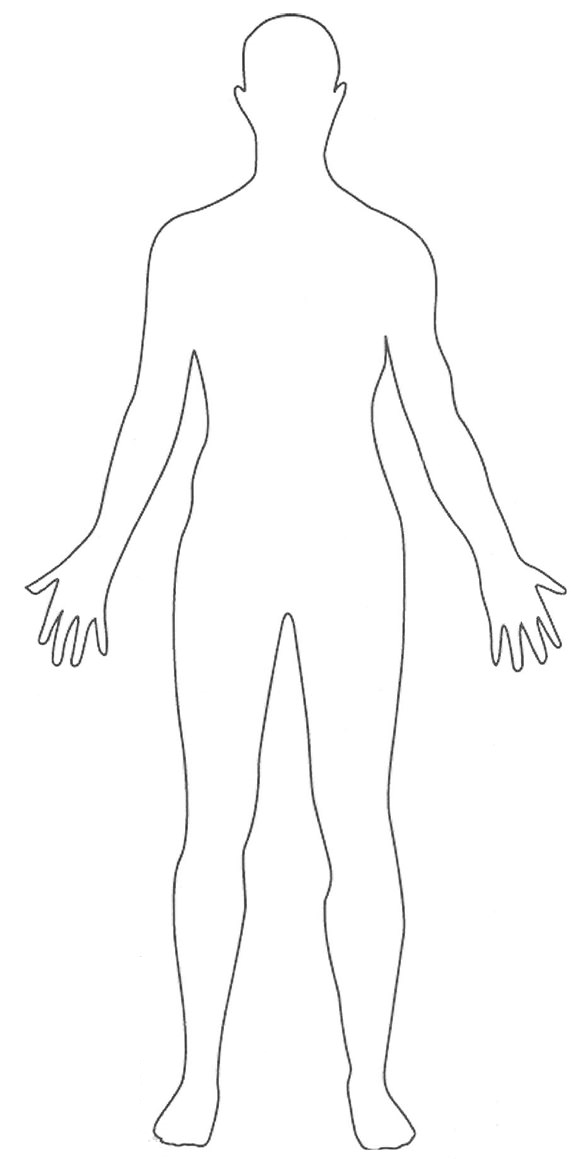
#> input picture Won-Joon/Images/Silhouette.png, 585 x 1170 px, found by its file name
$ jupyter execute --allow-errors 'Optical Flow with Silhouette (Hard-coded coordinates)-Copy1.ipynb'   (Python 2 division)   (text cells are left out)
#> lines starting #> are read from the running program, lines starting #| are printed output that depends on the picture
[cell 1]
import cv2
import numpy as np

[cell 2]
def show_img(img):
    cv2.imshow('img', img)
    cv2.waitKey(0)
    cv2.destroyAllWindows()

[cell 3]
import os
os.getcwd()

[cell 4]
# Read images
img1 = cv2.imread(os.getcwd()+"\\Images\\"+ "Silhouette.png")
#> img1 is the input picture: shape (1170, 585, 3); min 21, max 255, mean 251.3
# img2 = cv2.imread(os.getcwd()+"\\Images\\"+ "Silhouette (480 x 640).png") # not used!


# Frame is 640 x 480, resize img by 1/3
#resize_factor = 1.8
img2gray = cv2.cvtColor(img1, cv2.COLOR_BGR2GRAY)
img2gray = cv2.resize(img2gray, (int(480/1.8), int(640/1.4)))
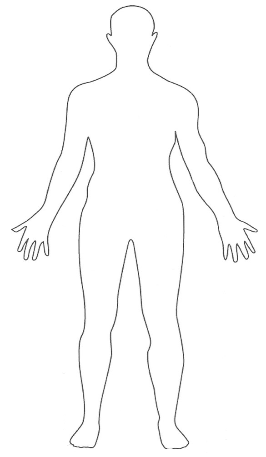
#> img2gray: shape (457, 266); min 44, max 255, mean 251.3


# create mask from silhoutte
ret, mask = cv2.threshold(img2gray, 230, 255, cv2.THRESH_BINARY)
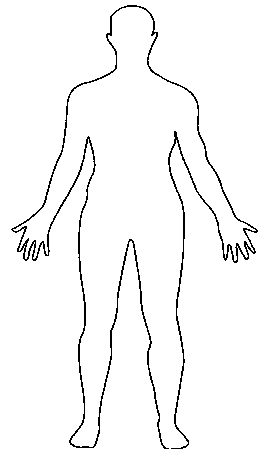
#> mask: shape (457, 266); 96.8% white; black in thin lines or dots
mask_inv = cv2.bitwise_not(mask)
#> mask_inv: shape (457, 266); 3.2% white in thin lines or dots

# show_img(img2gray)
# show_img(mask_inv)

[cell 5]
# Lucas Kanade optical flow parameters
lk_params = dict( winSize  = (15,15),
                  maxLevel = 2,
                  criteria = (cv2.TERM_CRITERIA_EPS | cv2.TERM_CRITERIA_COUNT, 10, 0.03))
# Random colors
color = np.random.randint(0,255,(100,3))

[cell 6]
def make_features_xy(x, x2, y, y2):
    return [ [list(item)] for item in zip(list(range(x, x2)), list(range(y, y2)))]

[cell 7]
test_list = make_features_xy(100, 120, 100, 120)

[cell 8]
test_list

[cell 9]
# Parameters for displaying silhouette
y, x = img2gray.shape
#> y = 457; x = 266
move_y_by = 20
move_x_by = 200

# Take first frame and find corners in it
cap = cv2.VideoCapture(0)

ret, old_frame = cap.read()
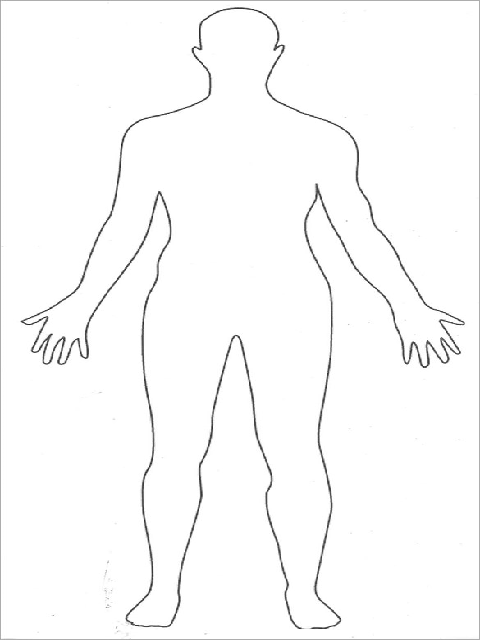
#> input picture Won-Joon/Images/Silhouette (480 x 640).png, 480 x 640 px, given in place of the camera
#> old_frame is the input picture: shape (640, 480, 3); min 27, max 255, mean 250.7
old_gray = cv2.cvtColor(old_frame, cv2.COLOR_BGR2GRAY)
p0 = np.array(   [[[100, 100]]]  , dtype = 'float32' )
print(p0.shape)

# Create a mask image for drawing purposes
mask = np.zeros_like(old_frame)


while ( cap.isOpened() ):
    _, frame = cap.read()

    # Part 1:calculate optical flow ##############################
    frame_gray = cv2.cvtColor(frame, cv2.COLOR_BGR2GRAY)
    p1, st, err = cv2.calcOpticalFlowPyrLK(prevImg = old_gray,
                                           nextImg = frame_gray,
                                           prevPts = p0,
                                           nextPts = None, **lk_params)
#> p1 = [[100, 100]]; st = [0]; err = [0]
    print("p1:", p1, "st:", st, "err:", err)
#| p1: [[[100. 100.]]] st: [[0]] err: [[0.]]
    # Select good points
    good_new = p1#[st==1]
#> good_new = [[100, 100]]
    good_old = p0#[st==1]

    # draw the tracks
    for i,(new,old) in enumerate(zip(good_new, good_old)):
        a,b = new.ravel()
        c,d = old.ravel()
        mask = cv2.line(mask, (a,b),(c,d), color[i].tolist(), 2)
        frame = cv2.circle(frame,(a,b),5,color[i].tolist(),-1)
#> this loop made 1 pass
#> (a, b, c, d) on pass 1: (100, 100, 100, 100)


     # Part 2: Put silhouette on ROI ###########################
    roi = frame[ move_y_by : y + move_y_by , move_x_by : x + move_x_by ]
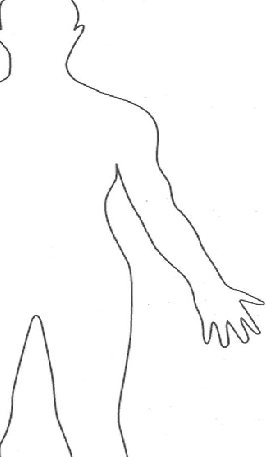
#> roi: shape (457, 266, 3); min 30, max 255, mean 250.8
    bg_roi_withMask = cv2.bitwise_and(roi, roi, mask = mask_inv)
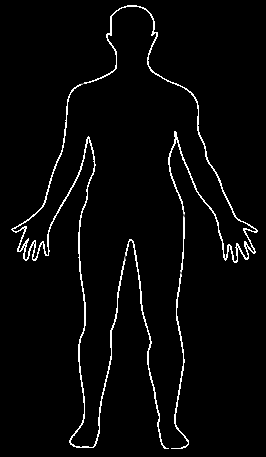
#> bg_roi_withMask: shape (457, 266, 3); min 0, max 255, mean 8.1

    destination = cv2.add( frame[ move_y_by : y + move_y_by , move_x_by : x + move_x_by ] , bg_roi_withMask)
    frame[ move_y_by : y + move_y_by , move_x_by : x + move_x_by ] = destination
#> frame: shape (640, 480, 3); mean B, G, R 250.6, 250.6, 250.6


    cv2.imshow('feed', frame)
    ch = 0xFF & cv2.waitKey(1)
#> (key Esc is pressed here)
#> (printed output is left out)
    if ch == 27:
        cap.release()
        cv2.destroyAllWindows()
        break

[cell 10]
cap.release()

[cell 11]
print 'tasks done, now sleeping for 10 seconds'
#> (the rest of this cell did not finish here and is left out)

[cell 12]
import cv2
import numpy as np

# Read images
img1 = cv2.imread(os.getcwd()+"\\Images\\"+ "Silhouette.png")
# img2 = cv2.imread(os.getcwd()+"\\Images\\"+ "Silhouette (480 x 640).png") # not used!

# Frame is 640 x 480, resize img by 1/3
#resize_factor = 1.8
img2gray = cv2.cvtColor(img1, cv2.COLOR_BGR2GRAY)
img2gray = cv2.resize(img2gray, (int(480/1.8), int(640/1.4)))

# create mask from silhoutte
ret, mask = cv2.threshold(img2gray, 230, 255, cv2.THRESH_BINARY)
mask_inv = cv2.bitwise_not(mask)

# Parameters for displaying silhouette
y, x = img2gray.shape
move_y_by = 20
move_x_by = 200


#> (the rest of this cell did not finish here and is left out)

[cell 13]
import sys
def countdown(t):
    while t > 0:
        sys.stdout.write('\rDuration : {}s'.format(t))
        t -= 1
        sys.stdout.flush()
        time.sleep(1)
        if t == 0:
            return 0

[cell 14]
import numpy as np
import cv2

# ShiTomasi corner detection parameters
feature_params = dict( maxCorners = 100,
                       qualityLevel = 0.3,
                       minDistance = 7,
                       blockSize = 7 )
# Lucas Kanade optical flow parameters
lk_params = dict( winSize  = (15,15),
                  maxLevel = 2,
                  criteria = (cv2.TERM_CRITERIA_EPS | cv2.TERM_CRITERIA_COUNT, 10, 0.03))
# Random colors
color = np.random.randint(0,255,(100,3))


#> (the rest of this cell did not finish here and is left out)
